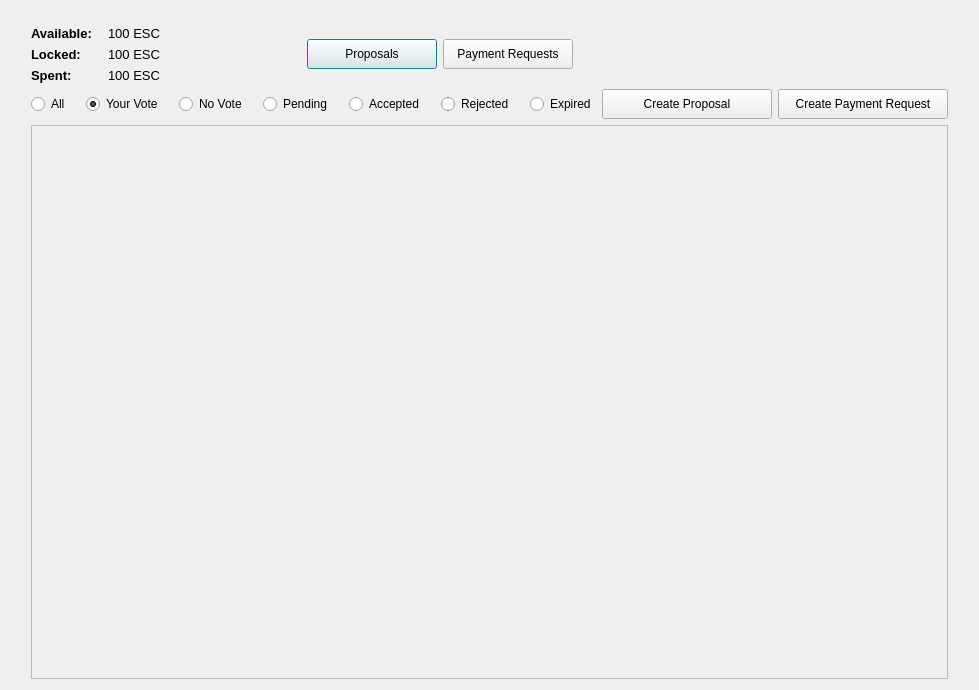
<?xml version="1.0" encoding="UTF-8"?>
<ui version="4.0">
 <class>CommunityFundPage</class>
 <widget class="QWidget" name="CommunityFundPage">
  <property name="geometry">
   <rect>
    <x>0</x>
    <y>0</y>
    <width>979</width>
    <height>690</height>
   </rect>
  </property>
  <property name="windowTitle">
   <string>Form</string>
  </property>
  <layout class="QVBoxLayout" name="verticalLayout_2">
   <item>
    <layout class="QHBoxLayout" name="horizontalLayoutBase">
     <item>
      <spacer name="horizontalSpacer_3">
       <property name="orientation">
        <enum>Qt::Horizontal</enum>
       </property>
       <property name="sizeType">
        <enum>QSizePolicy::Fixed</enum>
       </property>
       <property name="sizeHint" stdset="0">
        <size>
         <width>20</width>
         <height>20</height>
        </size>
       </property>
      </spacer>
     </item>
     <item>
      <layout class="QVBoxLayout" name="verticalLayoutBase">
       <item>
        <spacer name="verticalSpacer">
         <property name="orientation">
          <enum>Qt::Vertical</enum>
         </property>
         <property name="sizeType">
          <enum>QSizePolicy::Maximum</enum>
         </property>
         <property name="sizeHint" stdset="0">
          <size>
           <width>40</width>
           <height>15</height>
          </size>
         </property>
        </spacer>
       </item>
       <item>
        <layout class="QHBoxLayout" name="horizontalLayoutMain">
         <item>
          <layout class="QVBoxLayout" name="verticalLayoutFundState">
           <item>
            <widget class="QLabel" name="labelAvailable">
             <property name="maximumSize">
              <size>
               <width>70</width>
               <height>17</height>
              </size>
             </property>
             <property name="font">
              <font>
               <pointsize>10</pointsize>
               <weight>75</weight>
               <bold>true</bold>
              </font>
             </property>
             <property name="text">
              <string>Available:</string>
             </property>
            </widget>
           </item>
           <item>
            <widget class="QLabel" name="labelLocked">
             <property name="maximumSize">
              <size>
               <width>70</width>
               <height>17</height>
              </size>
             </property>
             <property name="font">
              <font>
               <pointsize>10</pointsize>
               <weight>75</weight>
               <bold>true</bold>
              </font>
             </property>
             <property name="text">
              <string>Locked:</string>
             </property>
            </widget>
           </item>
           <item>
            <widget class="QLabel" name="labelSpent">
             <property name="maximumSize">
              <size>
               <width>70</width>
               <height>17</height>
              </size>
             </property>
             <property name="font">
              <font>
               <pointsize>10</pointsize>
               <weight>75</weight>
               <bold>true</bold>
              </font>
             </property>
             <property name="text">
              <string>Spent:</string>
             </property>
            </widget>
           </item>
          </layout>
         </item>
         <item>
          <spacer name="horizontalSpacer_9">
           <property name="orientation">
            <enum>Qt::Horizontal</enum>
           </property>
           <property name="sizeType">
            <enum>QSizePolicy::Fixed</enum>
           </property>
           <property name="sizeHint" stdset="0">
            <size>
             <width>10</width>
             <height>20</height>
            </size>
           </property>
          </spacer>
         </item>
         <item>
          <layout class="QVBoxLayout" name="verticalLayoutAmount">
           <item>
            <widget class="QLabel" name="labelAvailableAmount">
             <property name="maximumSize">
              <size>
               <width>1000</width>
               <height>17</height>
              </size>
             </property>
             <property name="font">
              <font>
               <pointsize>10</pointsize>
              </font>
             </property>
             <property name="text">
              <string>100 ESC</string>
             </property>
            </widget>
           </item>
           <item>
            <widget class="QLabel" name="labelLockedAmount">
             <property name="maximumSize">
              <size>
               <width>1000</width>
               <height>17</height>
              </size>
             </property>
             <property name="font">
              <font>
               <pointsize>10</pointsize>
              </font>
             </property>
             <property name="text">
              <string>100 ESC</string>
             </property>
            </widget>
           </item>
           <item>
            <widget class="QLabel" name="labelSpentAmount">
             <property name="maximumSize">
              <size>
               <width>1000</width>
               <height>17</height>
              </size>
             </property>
             <property name="font">
              <font>
               <pointsize>10</pointsize>
              </font>
             </property>
             <property name="text">
              <string>100 ESC</string>
             </property>
            </widget>
           </item>
          </layout>
         </item>
         <item>
          <spacer name="horizontalSpacer_2">
           <property name="orientation">
            <enum>Qt::Horizontal</enum>
           </property>
           <property name="sizeType">
            <enum>QSizePolicy::Expanding</enum>
           </property>
           <property name="sizeHint" stdset="0">
            <size>
             <width>0</width>
             <height>20</height>
            </size>
           </property>
          </spacer>
         </item>
         <item>
          <widget class="QPushButton" name="pushButtonProposals">
           <property name="minimumSize">
            <size>
             <width>130</width>
             <height>30</height>
            </size>
           </property>
           <property name="maximumSize">
            <size>
             <width>130</width>
             <height>30</height>
            </size>
           </property>
           <property name="text">
            <string>Proposals</string>
           </property>
           <property name="iconSize">
            <size>
             <width>35</width>
             <height>16</height>
            </size>
           </property>
           <property name="autoDefault">
            <bool>false</bool>
           </property>
           <property name="default">
            <bool>true</bool>
           </property>
           <property name="flat">
            <bool>false</bool>
           </property>
          </widget>
         </item>
         <item>
          <widget class="QPushButton" name="pushButtonPaymentRequests">
           <property name="minimumSize">
            <size>
             <width>130</width>
             <height>30</height>
            </size>
           </property>
           <property name="maximumSize">
            <size>
             <width>130</width>
             <height>30</height>
            </size>
           </property>
           <property name="text">
            <string>Payment Requests</string>
           </property>
          </widget>
         </item>
         <item>
          <spacer name="horizontalSpacer_10">
           <property name="orientation">
            <enum>Qt::Horizontal</enum>
           </property>
           <property name="sizeType">
            <enum>QSizePolicy::Expanding</enum>
           </property>
           <property name="sizeHint" stdset="0">
            <size>
             <width>0</width>
             <height>20</height>
            </size>
           </property>
          </spacer>
         </item>
         <item>
          <spacer name="horizontalSpacer_11">
           <property name="orientation">
            <enum>Qt::Horizontal</enum>
           </property>
           <property name="sizeType">
            <enum>QSizePolicy::Fixed</enum>
           </property>
           <property name="sizeHint" stdset="0">
            <size>
             <width>235</width>
             <height>20</height>
            </size>
           </property>
          </spacer>
         </item>
        </layout>
       </item>
       <item>
        <layout class="QHBoxLayout" name="horizontalLayoutVote">
         <item>
          <widget class="QRadioButton" name="radioButtonAll">
           <property name="maximumSize">
            <size>
             <width>16777215</width>
             <height>20</height>
            </size>
           </property>
           <property name="text">
            <string>All</string>
           </property>
           <property name="iconSize">
            <size>
             <width>25</width>
             <height>25</height>
            </size>
           </property>
           <property name="checked">
            <bool>false</bool>
           </property>
          </widget>
         </item>
         <item>
          <spacer name="horizontalSpacer_8">
           <property name="orientation">
            <enum>Qt::Horizontal</enum>
           </property>
           <property name="sizeType">
            <enum>QSizePolicy::Fixed</enum>
           </property>
           <property name="sizeHint" stdset="0">
            <size>
             <width>10</width>
             <height>20</height>
            </size>
           </property>
          </spacer>
         </item>
         <item>
          <widget class="QRadioButton" name="radioButtonYourVote">
           <property name="maximumSize">
            <size>
             <width>16777215</width>
             <height>20</height>
            </size>
           </property>
           <property name="text">
            <string>Your Vote</string>
           </property>
           <property name="iconSize">
            <size>
             <width>25</width>
             <height>25</height>
            </size>
           </property>
           <property name="checked">
            <bool>true</bool>
           </property>
          </widget>
         </item>
         <item>
          <spacer name="horizontalSpacer_7">
           <property name="orientation">
            <enum>Qt::Horizontal</enum>
           </property>
           <property name="sizeType">
            <enum>QSizePolicy::Fixed</enum>
           </property>
           <property name="sizeHint" stdset="0">
            <size>
             <width>10</width>
             <height>20</height>
            </size>
           </property>
          </spacer>
         </item>
         <item>
          <widget class="QRadioButton" name="radioButtonNoVote">
           <property name="maximumSize">
            <size>
             <width>16777215</width>
             <height>20</height>
            </size>
           </property>
           <property name="text">
            <string>No Vote</string>
           </property>
           <property name="iconSize">
            <size>
             <width>25</width>
             <height>25</height>
            </size>
           </property>
          </widget>
         </item>
         <item>
          <spacer name="horizontalSpacer_14">
           <property name="orientation">
            <enum>Qt::Horizontal</enum>
           </property>
           <property name="sizeType">
            <enum>QSizePolicy::Fixed</enum>
           </property>
           <property name="sizeHint" stdset="0">
            <size>
             <width>10</width>
             <height>20</height>
            </size>
           </property>
          </spacer>
         </item>
         <item>
          <widget class="QRadioButton" name="radioButtonPending">
           <property name="maximumSize">
            <size>
             <width>16777215</width>
             <height>20</height>
            </size>
           </property>
           <property name="text">
            <string>Pending</string>
           </property>
           <property name="iconSize">
            <size>
             <width>25</width>
             <height>25</height>
            </size>
           </property>
          </widget>
         </item>
         <item>
          <spacer name="horizontalSpacer_6">
           <property name="orientation">
            <enum>Qt::Horizontal</enum>
           </property>
           <property name="sizeType">
            <enum>QSizePolicy::Fixed</enum>
           </property>
           <property name="sizeHint" stdset="0">
            <size>
             <width>10</width>
             <height>20</height>
            </size>
           </property>
          </spacer>
         </item>
         <item>
          <widget class="QRadioButton" name="radioButtonAccepted">
           <property name="maximumSize">
            <size>
             <width>16777215</width>
             <height>20</height>
            </size>
           </property>
           <property name="text">
            <string>Accepted</string>
           </property>
           <property name="iconSize">
            <size>
             <width>25</width>
             <height>25</height>
            </size>
           </property>
          </widget>
         </item>
         <item>
          <spacer name="horizontalSpacer_5">
           <property name="orientation">
            <enum>Qt::Horizontal</enum>
           </property>
           <property name="sizeType">
            <enum>QSizePolicy::Fixed</enum>
           </property>
           <property name="sizeHint" stdset="0">
            <size>
             <width>10</width>
             <height>20</height>
            </size>
           </property>
          </spacer>
         </item>
         <item>
          <widget class="QRadioButton" name="radioButtonRejected">
           <property name="maximumSize">
            <size>
             <width>16777215</width>
             <height>20</height>
            </size>
           </property>
           <property name="text">
            <string>Rejected</string>
           </property>
           <property name="iconSize">
            <size>
             <width>25</width>
             <height>25</height>
            </size>
           </property>
          </widget>
         </item>
         <item>
          <spacer name="horizontalSpacer_12">
           <property name="orientation">
            <enum>Qt::Horizontal</enum>
           </property>
           <property name="sizeType">
            <enum>QSizePolicy::Fixed</enum>
           </property>
           <property name="sizeHint" stdset="0">
            <size>
             <width>10</width>
             <height>20</height>
            </size>
           </property>
          </spacer>
         </item>
         <item>
          <widget class="QRadioButton" name="radioButtonExpired">
           <property name="text">
            <string>Expired</string>
           </property>
          </widget>
         </item>
         <item>
          <spacer name="horizontalSpacer">
           <property name="orientation">
            <enum>Qt::Horizontal</enum>
           </property>
           <property name="sizeType">
            <enum>QSizePolicy::Expanding</enum>
           </property>
           <property name="sizeHint" stdset="0">
            <size>
             <width>300</width>
             <height>20</height>
            </size>
           </property>
          </spacer>
         </item>
         <item>
          <widget class="QPushButton" name="pushButtonCreateProposal">
           <property name="minimumSize">
            <size>
             <width>170</width>
             <height>30</height>
            </size>
           </property>
           <property name="maximumSize">
            <size>
             <width>16777215</width>
             <height>30</height>
            </size>
           </property>
           <property name="text">
            <string>Create Proposal</string>
           </property>
          </widget>
         </item>
         <item>
          <spacer name="horizontalSpacer_13">
           <property name="orientation">
            <enum>Qt::Horizontal</enum>
           </property>
           <property name="sizeHint" stdset="0">
            <size>
             <width>40</width>
             <height>20</height>
            </size>
           </property>
          </spacer>
         </item>
         <item>
          <widget class="QPushButton" name="pushButtonCreatePaymentRequest">
           <property name="minimumSize">
            <size>
             <width>170</width>
             <height>30</height>
            </size>
           </property>
           <property name="maximumSize">
            <size>
             <width>16777215</width>
             <height>30</height>
            </size>
           </property>
           <property name="text">
            <string>Create Payment Request</string>
           </property>
          </widget>
         </item>
        </layout>
       </item>
       <item>
        <widget class="QScrollArea" name="scrollArea">
         <property name="widgetResizable">
          <bool>true</bool>
         </property>
         <widget class="QWidget" name="scrollAreaWidgetContents">
          <property name="geometry">
           <rect>
            <x>0</x>
            <y>0</y>
            <width>903</width>
            <height>534</height>
           </rect>
          </property>
          <property name="sizePolicy">
           <sizepolicy hsizetype="Preferred" vsizetype="Preferred">
            <horstretch>0</horstretch>
            <verstretch>0</verstretch>
           </sizepolicy>
          </property>
          <layout class="QGridLayout" name="gridLayout_2">
           <item row="0" column="0">
            <layout class="QGridLayout" name="gridLayout">
             <property name="sizeConstraint">
              <enum>QLayout::SetMaximumSize</enum>
             </property>
            </layout>
           </item>
          </layout>
         </widget>
        </widget>
       </item>
      </layout>
     </item>
     <item>
      <spacer name="horizontalSpacer_4">
       <property name="orientation">
        <enum>Qt::Horizontal</enum>
       </property>
       <property name="sizeType">
        <enum>QSizePolicy::Fixed</enum>
       </property>
       <property name="sizeHint" stdset="0">
        <size>
         <width>20</width>
         <height>20</height>
        </size>
       </property>
      </spacer>
     </item>
    </layout>
   </item>
  </layout>
 </widget>
 <resources/>
 <connections/>
</ui>
